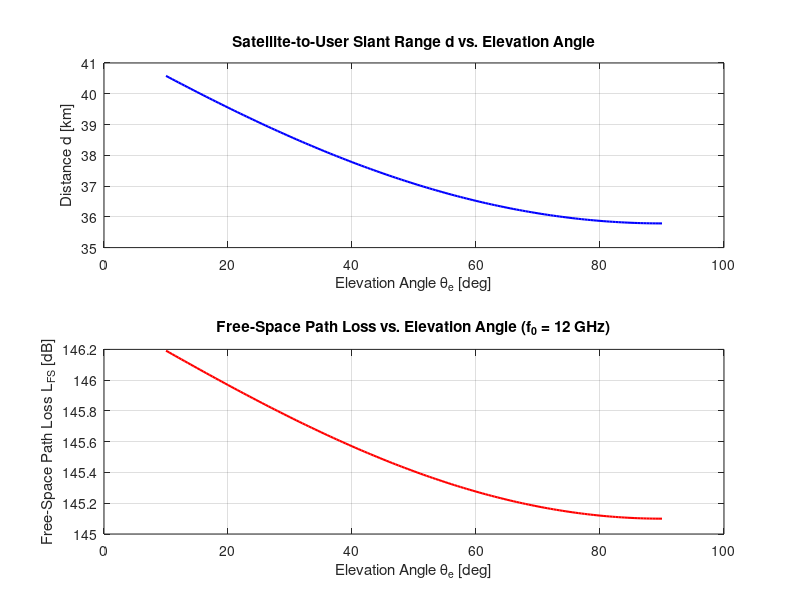

Here is the MATLAB script that generated this plot:

clear; 
clc;

f0 = 12*10^9;   
% 12GHz Falls right in the center of the ITU Region 1 Ku-band 
%               downlink allocation dedicated to Broadcasting Satellite Services 
%               (BSS) and Fixed Satellite Services (FSS)

B = 36*10^6;    
% 36MHz Standard channelization width for Ku-band satellite transponders 
% on major European DTH fleets

PTX = 50;       
% 50W Represents a realistic RF power allocation per carrier/transponder 
% from a satellite Traveling Wave Tube Amplifier (TWTA)

DTX = 2;        
% 2m Typical diameter for a shaped-reflector Ku-band spacecraft downlink 
% antenna designed to generate a continental/regional footprint

DRX = 0.6;      
% 0.6m Standard $60\text{ cm}$ parabolic offset dish for residential 
% DTH television reception in Europe.

Thetae = 40;    
% 40° Realistic mid-latitude look angle for a user in Central/Southern Europe

Tsys = 180;     
% 180K Standard clear-sky receiving system noise temperature for a modern 
% residential Ku-band setup.

RE = 6371; % 6371km
h = 35786; % 35786 km
c  = 3e8;               % Speed of light [m/s]
lambda = c / f0;        % Wavelength [m] 
d = sqrt((RE+h)^2 - RE^2*cosd(Thetae)^2) - RE*sind(Thetae);

theta_vec = 10:0.5:90;
d_vec = sqrt((RE + h)^2 - RE^2 * cosd(theta_vec).^2) - RE * sind(theta_vec);
Lfs_dB = 20 * log10(4 * pi * d_vec / lambda);

figure('Name', 'Slant Range and FSPL vs Elevation Angle');

subplot(2, 1, 1);
plot(theta_vec, d_vec / 1e3, 'b-', 'LineWidth', 1.5);
grid on;
xlabel('Elevation Angle \theta_e [deg]');
ylabel('Distance d [km]');
title('Satellite-to-User Slant Range d vs. Elevation Angle');


subplot(2, 1, 2);
plot(theta_vec, Lfs_dB, 'r-', 'LineWidth', 1.5);
grid on;
xlabel('Elevation Angle \theta_e [deg]');
ylabel('Free-Space Path Loss L_{FS} [dB]');
title('Free-Space Path Loss vs. Elevation Angle (f_0 = 12 GHz)');


% 1. Monotonic Decrease with Elevation Angle:
%    Both the satellite-to-user slant range d and the free-space path loss L_FS
%    decrease monotonically as the elevation angle theta_e increases from 10 deg
%    to 90 deg. At theta_e = 10 deg (near the horizon), the signal travels the
%    longest path (d = 40581.2 km, L_FS = 206.19 dB). At theta_e = 90 deg
%    (sub-satellite zenith), the user is directly beneath the GEO satellite,
%    so d reduces to the orbital altitude h = 35786 km (L_FS = 205.10 dB).
%
% 2. Small Variation Across the Elevation Range:
%    Because the GEO altitude is much larger than the Earth's radius (h >> R_E),
%    the slant range varies by only ~4795 km (~11.8%) across the entire 10-90 deg
%    interval. Due to the logarithmic scaling of L_FS = 20*log10(4*pi*d/lambda),
%    this translates into a total variation of just 1.09 dB in free-space loss.
%    For our selected elevation angle theta_e = 40 deg, d = 37778.3 km and
%    L_FS = 205.57 dB, sitting roughly midway between the two extremes.
%
% 3. Practical System Implications:
%    Although free-space path loss changes by only ~1.1 dB with elevation angle,
%    low elevation angles (theta_e < 20 deg) must still be avoided in practical
%    DTH systems because the signal traverses a much thicker slice of the
%    troposphere (increasing rain attenuation and gaseous absorption) and the
%    receiving antenna picks up higher thermal noise from the warm ground.
